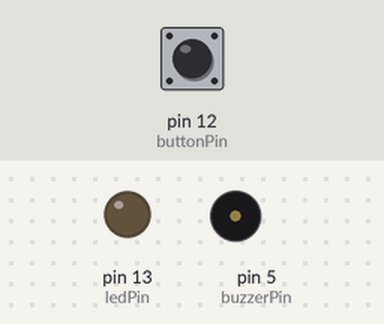
A sketch run on a simulated Arduino Uno, built with avr-gcc and run on an emulated ATmega328P. On the bench: output pins drawn as LEDs (lit = HIGH), buzzer (waves = sounding). Inputs (shaded band) come from the test bench; at power-on: pin 12 (buttonPin) LOW.

Above: at 1.2 s.
1.3 s: pin 12 (buttonPin) pulled HIGH for 0.15 s
At 2.5 s:
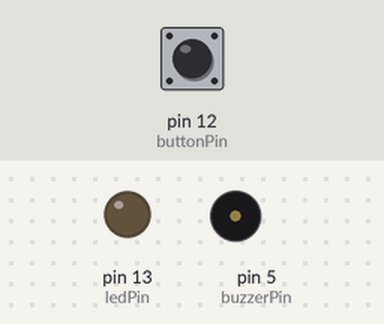
2.9 s: pin 12 (buttonPin) pulled HIGH for 3.2 s
At 3.4 s:
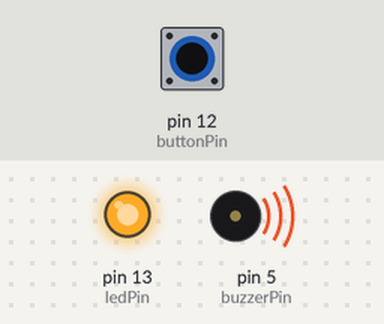
Timing chart, 0 to 7.6 s (numbered marks = the images above; inputs shaded):
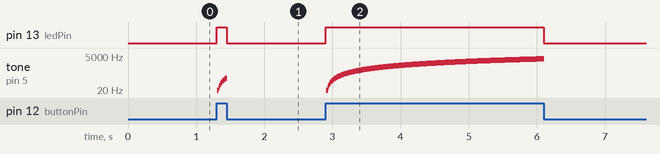

Measured:
- after the input at 1.3 s, pin 13 (ledPin): LOW → HIGH at once, → LOW 0.15 s later; tone on pin 5 (buzzerPin): plays 10 Hz for 0.01 s, 20 Hz for 0.01 s, 30 Hz for 0.01 s, 40 Hz for 0.01 s, 50 Hz for 0.01 s, 60 Hz for 0.01 s … (14 notes in this stretch), starting at once
- after the input at 2.9 s, pin 13 (ledPin): LOW → HIGH at once, → LOW 3.2 s later; tone on pin 5 (buzzerPin): plays 10 Hz for 0.01 s, 20 Hz for 0.01 s, 30 Hz for 0.01 s, 40 Hz for 0.01 s, 50 Hz for 0.01 s, 60 Hz for 0.01 s … (318 notes in this stretch), starting at once

The sketch:

Buzzer2.ino
```cpp
// (licence header left out)
const int buttonPin = 12;
const int ledPin =  13;
const int buzzerPin = 5;

int buttonState = 0;
int toneValue = 0;
int oldTone = 0;

void setup() {
  pinMode(ledPin, OUTPUT);
  pinMode(buzzerPin, OUTPUT);
  pinMode(buttonPin, INPUT);
}

void loop(){
  buttonState = digitalRead(buttonPin);

  if (buttonState == HIGH) {
    digitalWrite(ledPin, HIGH);
    tone(buzzerPin, toneValue, 50);
    delay(10);
    toneValue += 10;
  } else {
    digitalWrite(ledPin, LOW);
    noTone(buzzerPin);
    if (toneValue == oldTone) {
      toneValue = 0;
    } else {
      oldTone = toneValue;
    }
  }
}
```
